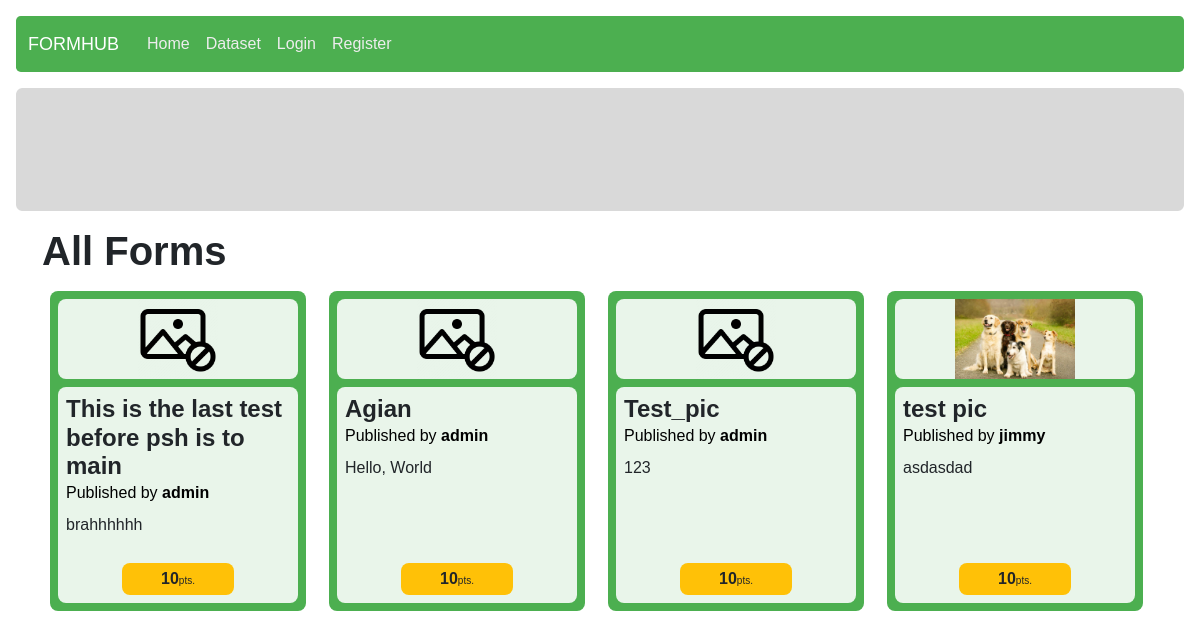
Before: / with the older database file.
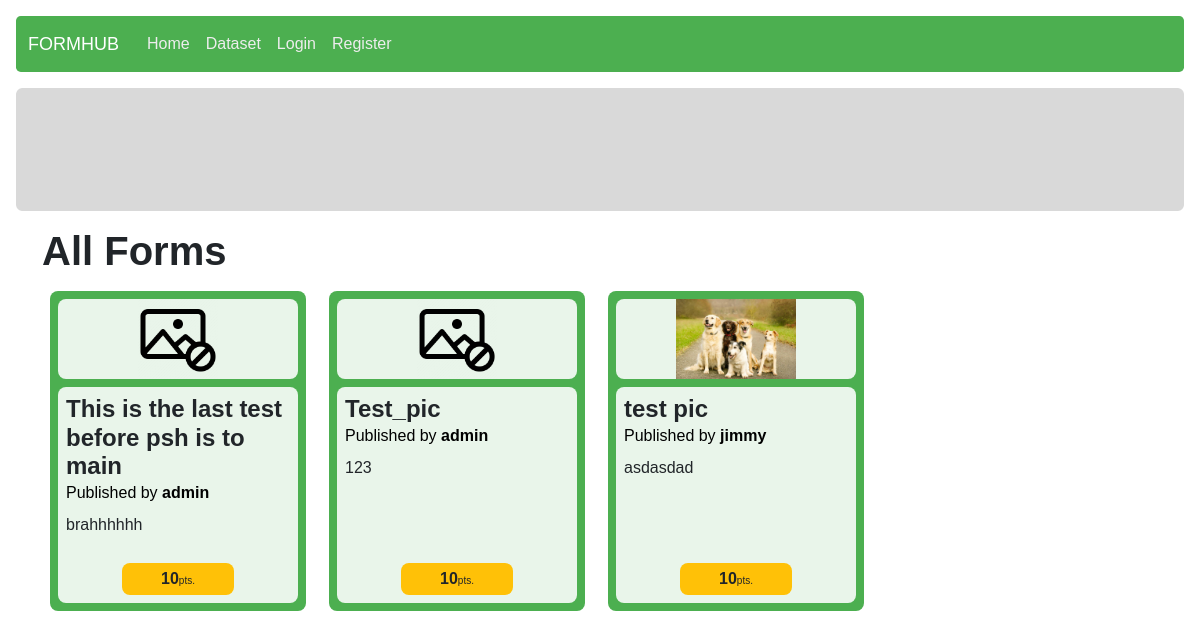
After: the same page with the newer database file.
### form_management/models.py (models this page shows, shortened)
class Form(models.Model):
    owner = models.ForeignKey(User, on_delete = models.CASCADE)
    form_name = models.CharField(max_length = 125)
    description = models.CharField(max_length = 1000)
    category = models.ForeignKey(Category, on_delete = models.CASCADE, null = True)
    design = models.JSONField()
    creation_timestamp = models.DateTimeField(auto_now_add = True)
    publish_timestamp = models.DateTimeField(null = True)
    is_open = models.BooleanField(default = False)
    is_sale = models.BooleanField(default = False)
    form_point = models.ForeignKey(Point, on_delete = models.CASCADE, related_name="form_point")
    form_selling_point = models.ForeignKey(Point, on_delete = models.CASCADE, null = True, blank = True, related_name="form_selling_point")
    form_pic = models.ImageField(
        upload_to="static/form_management/imgs",
        null = True,
        default = "static/form_management/imgs/no-pic.png")

class Point(models.Model):
    form_size = models.CharField(max_length = 2)
    context = models.CharField(max_length = 3, null = True, blank = True, choices = POINT_CONTEXT) # SEL = Selling, ANS = answering
    point = models.IntegerField()
    description = models.CharField(max_length = 50, null = True, blank = True)
    lower_bound = models.IntegerField()
    upper_bound = models.IntegerField()

### authentication/models.py (models this page shows)
class User(AbstractUser):
    student_id = models.CharField(max_length = 10, null = True)
    profile_img = models.ImageField(
        upload_to="static/userprofile/imgs",
        null = True,
        default = "static/userprofile/imgs/default.jpg")
    def __str__(self):
        return f"{self.username}"

### answering/views.py (the view)
# urls.py: path("", views.index, name="index"),
def index(request):
	if (request.user.is_authenticated):
		is_already_answered_form = FormResponse.objects.filter(responder = request.user).values("form_id").distinct()
		exclude_form_list = [item["form_id"] for item in is_already_answered_form]
		forms = Form.objects.filter(is_open = True).exclude(id__in=exclude_form_list)
	else:
		forms = Form.objects.filter(is_open = True)
	return render(request, "answering/index.html", {
		"title": "All Active Forms",
		"forms": forms,
	})

### templates/answering/index.html (shortened to what this page needs)
{% extends "layout.html" %}
{% load static %}
{% block extra_css %}
    <link rel="stylesheet" href="{% static 'answering/index.css' %}">
{% endblock %}
{% block body %}
<div class="container">
    <h1><strong>All Forms</strong></h1>
    <div class="all-forms d-flex flex-row flex-wrap">
        {% for form in forms %}
            <div class="form-card p-2 d-flex flex-column col-sm-6 col-md-4 col-lg-3" data-code="{{ form.id }}">
                <div class="form p-2 d-flex flex-column">
                    <div class="img-container d-flex justify-content-center">
                        <img id="form_pic_{{form.id}}" data-code="{{ form.id }}" src="{{ form.form_pic }}" alt="no-photo">
                    </div>
                    <div class="form-meta-data mt-2 p-2">
                        <h4 class="form-name my-0">{{ form.form_name }}</h6>
                        <a href="/account/{{ form.owner.id }}" class="mb-2 author">Published by <strong>{{ form.owner }}</strong></a>
                        <div class="description">
                            {{ form.description }}
                        </div>
                        <div class="bottom-section mt-auto p-1">
                            <span class="point">{{ form.form_point.point }}</span><span class="unit">pts.</span>
                        </div>
                    </div>
                </div>
            </div>
        {% empty %}
            <h3>No form</h3>
        {% endfor %}
    </div>
</div>
{% endblock %}

### templates/layout.html (shortened to what this page needs)
{% load static %}
<!DOCTYPE html>
<html lang="en">
    <head>
        <link href="https://cdn.jsdelivr.net/npm/bootstrap@5.0.2/dist/css/bootstrap.min.css" rel="stylesheet">
        <link rel="stylesheet" href="https://cdnjs.cloudflare.com/ajax/libs/font-awesome/6.5.1/css/all.min.css" />
        <link rel="stylesheet" href="{% static 'core/core.css' %}">
        {% block extra_css %}{% endblock %}
    </head>
    <body>
        <nav class="navbar m-3 rounded-3 navbar-expand-md">
            <div class="container-fluid">
                <a class="logo" href="/">FORMHUB</a>
                <div class="collapse navbar-collapse" id="navbarNavAltMarkup">
                    <ul class="navbar-nav">
                        <li class="nav-item">
                            <a class="nav-link" aria-current="page" href="/">Home</a>
                        </li>
                        <li class="nav-item">
                            <a class="nav-link" href="/dataset/">Dataset</a>
                        </li>
                        {% if user.is_authenticated %}
                        <li class="nav-item">
                            <a class="nav-link" href="/redeem/">Redeem</a>
                        </li>
                        <li class="nav-item">
                            <a class="nav-link" href="/account/">User Profile</a>
                        </li>
                        <li class="nav-item">
                            <a class="nav-link" id="logout" href="/auth/logout">Log Out</a>
                        </li>
                        {% else %}
                        <li class="nav-item">
                            <a class="nav-link" href="/auth/">Login</a>
                        </li>
                        <li class="nav-item">
                            <a class="nav-link" href="/auth/register">Register</a>
                        </li>
                        {% endif %}
                    </ul>
                </div>
            </div>
        </nav>
        <div class="body">
            <div class="m-3 ads-top">
                <img src="{% static 'imgs/ads-top.png' %}" class="img-fluid" alt="ads-top">
            </div>
            {% block body %}
            {% endblock %}
        </div>
    </body>
</html>

### static/core/core.css (style rules this page uses)
* { margin: 0; padding: 0; box-sizing: border-box; font-family: Helvetica; }
.logo { color: rgb(255, 255, 255); text-decoration: none; font-size: large; margin-right: 20px; }
.navbar { background-color: #4CAF50; }
.nav-link { color: rgb(237, 237, 237); }
.img-fluid { min-height: 80px !important; }

### static/answering/index.css (style rules this page uses)
:root { --main-bg: #4CAF50; --card-trans-bg: #FFFFFFE0; }

Changed rows visible on the page:
no longer on this page (row edited): Form: form_pic (placeholder picture), form_name "Agian", owner "admin", description "Hello, World", form_point.point "10"
